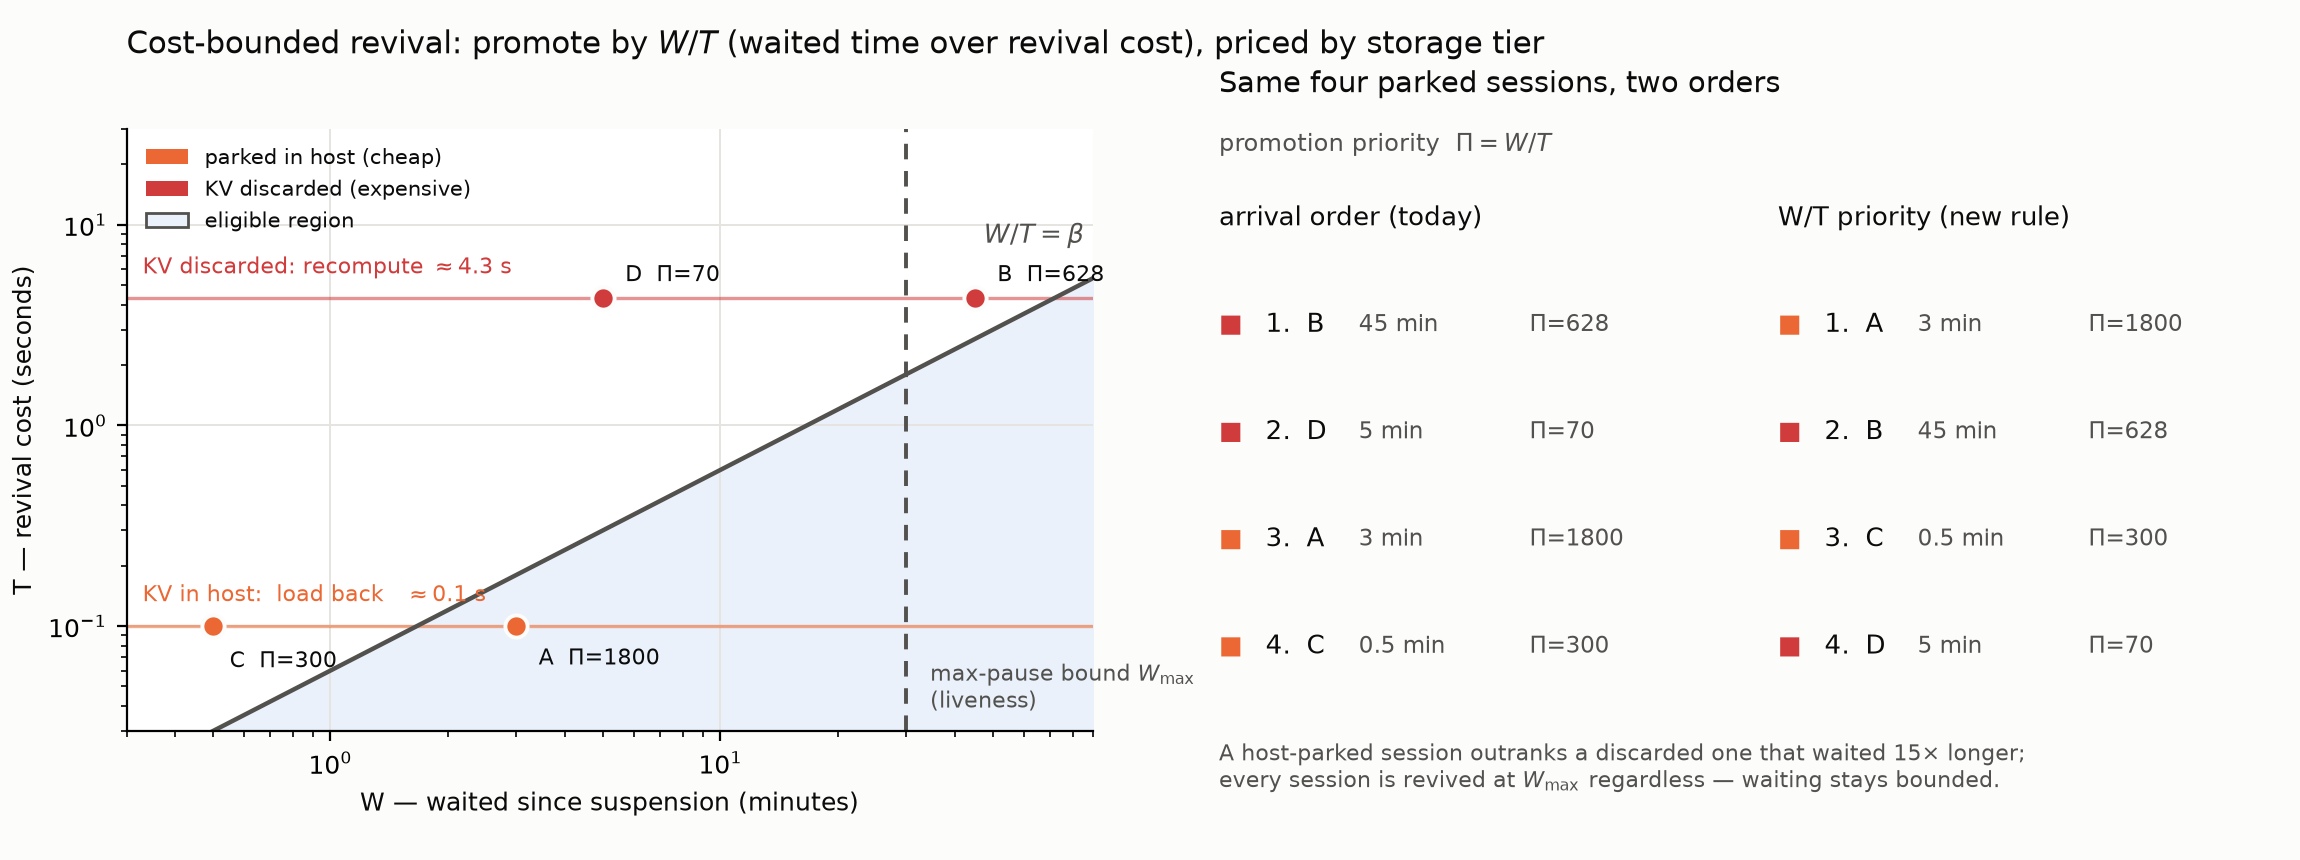

Write Python code to recreate this figure.
#!/usr/bin/env python3
"""Figure: cost-bounded session revival (pillar 3) — the W/T promotion rule.

Left : the promotion plane. x = waited time W (since suspension), y = revival cost T.
       The diagonal is the iso-priority boundary W/T = beta; sessions below it are
       eligible. The vertical is the max-pause bound (liveness). The two bands are
       the two cost tiers: KV still in host (~0.1 s) vs KV discarded (recompute).
Right: the same four parked sessions under the current arrival order vs the W/T rule.

Illustrative numbers: beta = 1000 (dimensionless), W_max = 30 min.
Costs: load x*s/BW with 56 KB/token, PCIe Gen3 x16 ~ 12 GB/s (~0.1 s for 20K);
recompute x/R_prefill with ~4.7 K tok/s (~4.3 s for 20K). Estimates — see pillar-2 figure.
"""
import sys
import matplotlib
matplotlib.use("Agg")
import matplotlib.pyplot as plt
import numpy as np
from matplotlib.patches import Patch

SURFACE = "#fcfcfb"
TXT, TXT2 = "#0b0b0b", "#52514e"
ORANGE = "#eb6834"
RED = "#d03b3b"
GRID = "#e5e4e0"

plt.rcParams.update({"font.size": 9, "text.color": TXT, "figure.facecolor": SURFACE})

fig = plt.figure(figsize=(11.5, 4.3))
axL = fig.add_axes([0.055, 0.15, 0.42, 0.70])
axR = fig.add_axes([0.53, 0.05, 0.45, 0.86])
axR.axis("off")

BETA, WMAX = 1000.0, 30.0          # threshold, max-pause (minutes)
T_HOST, T_LOST = 0.1, 4.3          # seconds for a 20K session

# ---------------- left: the promotion plane ----------------
W = np.logspace(np.log10(0.3), np.log10(90), 200)          # minutes
T_line = (W * 60.0) / BETA                                   # seconds
axL.fill_between(W, 0.03, T_line, color="#eaf1fb", zorder=0)
axL.plot(W, T_line, color=TXT2, lw=1.6, zorder=2)
axL.axvline(WMAX, color=TXT2, lw=1.4, linestyle=(0, (4, 3)), zorder=2)

axL.set_xscale("log")
axL.set_yscale("log")
axL.set_xlim(0.3, 90)
axL.set_ylim(0.03, 30)
axL.set_xlabel("W — waited since suspension (minutes)", color=TXT)
axL.set_ylabel("T — revival cost (seconds)", color=TXT)

# tier bands
axL.axhline(T_HOST, color=ORANGE, lw=1.2, alpha=0.55, zorder=1)
axL.axhline(T_LOST, color=RED, lw=1.2, alpha=0.55, zorder=1)
axL.text(0.33, T_HOST * 1.25, "KV in host:  load back   $\\approx$0.1 s",
         fontsize=8, color=ORANGE, va="bottom")
axL.text(0.33, T_LOST * 1.25, "KV discarded: recompute $\\approx$4.3 s",
         fontsize=8, color=RED, va="bottom")

# boundary + deadline labels
axL.text(86, 7.5, "$W/T=\\beta$", fontsize=9.5, color=TXT2, ha="right", va="bottom")
axL.text(WMAX * 1.15, 0.036, "max-pause bound $W_{\\max}$\n(liveness)", fontsize=8,
         color=TXT2, ha="left", va="bottom")

# example parked sessions (label offsets chosen to avoid the band labels)
pts = [("A", 3.0, T_HOST, "1800", (8, -14)),
       ("B", 45.0, T_LOST, "628", (8, 6)),
       ("C", 0.5, T_HOST, "300", (6, -15)),
       ("D", 5.0, T_LOST, "70", (8, 6))]
for name, w, t, pi, off in pts:
    c = ORANGE if t == T_HOST else RED
    axL.plot([w], [t], marker="o", markersize=8, color=c,
             markeredgecolor=SURFACE, markeredgewidth=1.4, zorder=5)
    axL.annotate(f"{name}  $\\Pi$={pi}", (w, t), textcoords="offset points",
                 xytext=off, fontsize=8, color=TXT)

axL.grid(color=GRID, lw=0.7, which="major")
axL.set_axisbelow(True)
for s in ("top", "right"):
    axL.spines[s].set_visible(False)

axL.legend(handles=[
    Patch(facecolor=ORANGE, label="parked in host (cheap)"),
    Patch(facecolor=RED, label="KV discarded (expensive)"),
    Patch(facecolor="#eaf1fb", edgecolor=TXT2, label="eligible region"),
], loc="upper left", fontsize=7.6, frameon=False)

# ---------------- right: ordering consequence ----------------
axR.text(0.0, 0.98, "Same four parked sessions, two orders", fontsize=10.5, color=TXT)
axR.text(0.0, 0.90, "promotion priority  $\\Pi = W/T$", fontsize=8.8, color=TXT2)

rows_cur = [("B", "45 min", "628", RED), ("D", "5 min", "70", RED),
            ("A", "3 min", "1800", ORANGE), ("C", "0.5 min", "300", ORANGE)]
rows_new = [("A", "3 min", "1800", ORANGE), ("B", "45 min", "628", RED),
            ("C", "0.5 min", "300", ORANGE), ("D", "5 min", "70", RED)]

axR.text(0.00, 0.80, "arrival order (today)", fontsize=9.2, color=TXT)
axR.text(0.54, 0.80, "W/T priority (new rule)", fontsize=9.2, color=TXT)
for col, rows in ((0.00, rows_cur), (0.54, rows_new)):
    for i, (name, w, pi, c) in enumerate(rows):
        y = 0.665 - i * 0.145
        axR.text(col, y, "■", fontsize=9, color=c, va="center")
        axR.text(col + 0.045, y, f"{i+1}.  {name}", fontsize=9.2, color=TXT, va="center")
        axR.text(col + 0.135, y, w, fontsize=8.2, color=TXT2, va="center")
        axR.text(col + 0.30, y, f"$\\Pi$={pi}", fontsize=8.2, color=TXT2, va="center")

axR.text(0.00, 0.03,
         "A host-parked session outranks a discarded one that waited 15$\\times$ longer;\n"
         "every session is revived at $W_{\\max}$ regardless — waiting stays bounded.",
         fontsize=8, color=TXT2, va="bottom")

fig.suptitle("Cost-bounded revival: promote by $W/T$ (waited time over revival cost), "
             "priced by storage tier", fontsize=11, color=TXT, x=0.055, ha="left", y=0.965)

out = sys.argv[1] if len(sys.argv) > 1 else "/root/paper/foyer/paper/figs/fig_bounded_revival.png"
fig.savefig(out, dpi=200, facecolor=SURFACE)
print("saved", out)
